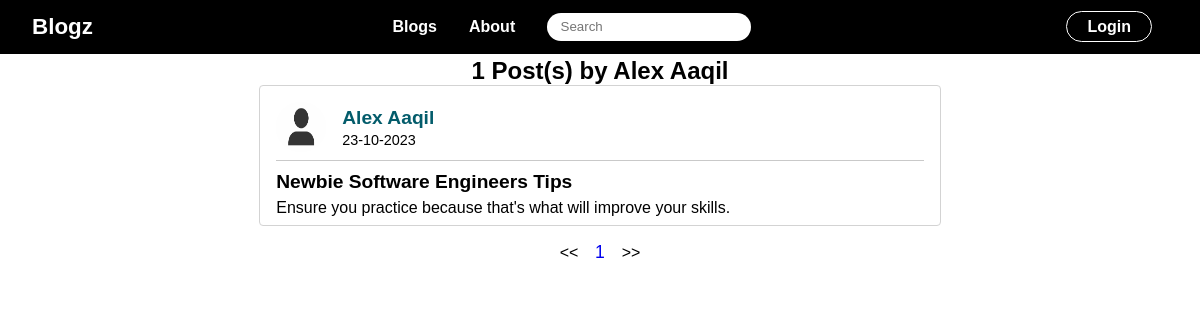
Page /user/aaqil@gmail.com on the committed database.
### blogs/models.py (models this page shows, shortened)
class User(db.Model, UserMixin):
    id = db.Column(db.Integer, primary_key=True)
    first_name = db.Column(db.String(40), nullable=False)
    last_name = db.Column(db.String(60), nullable=False)
    email_address = db.Column(db.String(120), nullable=False, unique=True)
    image_file = db.Column(db.String(20), nullable=False, default='default.jpg')
    password = db.Column(db.String(60), nullable=False)
    posts = db.relationship('Post', backref='author', lazy=True)

class Post(db.Model):
    id = db.Column(db.Integer, primary_key=True)
    title = db.Column(db.String(100), nullable=False)
    content = db.Column(db.Text, nullable=False)
    date_posted = db.Column(db.DateTime, nullable=False, default=datetime.utcnow)
    user_id = db.Column(db.Integer, db.ForeignKey('user.id'), nullable=False)

### blogs/users/routes.py (the view)
@users.route('/user/<string:email_address>')
def user_posts(email_address):
    page = request.args.get('page', 1, type=int)
    user = User.query.filter_by(email_address=email_address).first_or_404()
    posts = Post.query.filter_by(author=user).order_by(Post.date_posted.desc()).paginate(page=page, per_page=5)
    return render_template('user_posts.html', posts=posts, user=user)

### blogs/templates/user_posts.html
{% extends "layout.html" %}
{% block body %}
    <section class="Blogs">
        <h2 class="center">{{ posts.total }} Post(s) by {{ user.first_name }} {{ user.last_name }}</h2>
        {% for post in posts.items %}
            <div class="blog">
                <div class="head">
                    <img src="{{ url_for('static', filename='images/profile_pictures/' + post.author.image_file) }}" alt="Author's Picture" width="100">
                    <div>
                        <a href="{{ url_for('users.user_posts', email_address=post.author.email_address) }}">
                            {{ post.author.first_name }} {{ post.author.last_name }}
                        </a>
                        <p>{{ post.date_posted.strftime('%d-%m-%Y') }}</p>
                    </div>
                </div>
                <div class="body">
                    <h1><a href="{{ url_for('posts.post', post_id=post.id) }}">{{ post.title }}</a></h1>
                    <p class="body">{{ post.content }}</p>
                </div>
            </div>
        {% endfor %}
        <p class="pagination">&lt;&lt;
        {% for page_num in posts.iter_pages(left_edge=1, right_edge=1, left_current=1, right_current=2) %}
            {% if page_num %}
                {% if posts.page == page_num %}
                    <a class="pagination" href="{{ url_for('users.user_posts', email_address=user.email_address, page=page_num) }}">{{ page_num }}</a>
                {% else %}
                    <a class="pagination" href="{{ url_for('users.user_posts', email_address=user.email_address, page=page_num) }}">{{ page_num }}</a>
                {% endif %}
            {% else %}
                ...
            {% endif %}
        {% endfor %}
        &gt;&gt;</p>
    </section>
{% endblock body %}

### blogs/templates/layout.html (shortened to what this page needs)
<!DOCTYPE html>
<html lang="en">
<head>
    <link rel="stylesheet" href="{{ url_for('static', filename='css/styles.css') }}">
</head>
<body>
    <nav>
        <a href="{{ url_for('main.home') }}" class="brand">Blogz</a>
        <ul>
            <li><a href="{{ url_for('main.home') }}">Blogs</a></li>
            <li><a href="{{ url_for('main.about') }}">About</a></li>
            <li><input type="text" name="search" id="search" placeholder="Search"></li>
        </ul>
        <ul>
            {% if current_user.is_authenticated %}
                <li><a href="{{ url_for('posts.new_post') }}">&#43; New Post</a></li>
                <li><a href="{{ url_for('users.profile') }}">Profile</a></li>
                <li><a href="{{ url_for('users.logout') }}">Logout</a></li>
            {% else %}
                <li><a href="{{ url_for('users.login') }}" class="action_btn">Login</a></li>
            {% endif %}
        </ul>
    </nav>
    {% block body %}{% endblock %}
</body>
</html>

### blogs/static/css/styles.css (style rules this page uses)
* { padding: 0; margin: 0; box-sizing: border-box; font-family: sans-serif; }
a { text-decoration: none; }
section { padding: 0.2em 2em; }
.center { text-align: center; }
nav { background: black; padding: 0.8em 2em; display: flex; justify-content: space-between; align-items: center; }
nav a { color: #fff; font-weight: 600; }
nav ul { list-style: none; display: flex; align-items: center; }
nav ul li { margin: 0 1em; }
nav ul li input { padding: 0.5em 1em; border: none; border-radius: 32px; }
nav .brand { font-size: 1.4em; font-weight: bold; }
nav .action_btn { border: 1px solid #fff; border-radius: 32px; padding: 6px 20px; }
.Blogs .blog { border: 1px solid rgb(211, 211, 211); border-radius: 4px; padding: 0.5em 1em; width: 60%; margin: 0 auto 1em; }
.Blogs .blog .head { border-bottom: 1px solid rgb(201, 201, 201); padding: 0.5em 0; display: flex; align-items: center; gap: 1em; }
.Blogs .blog .head img { border-radius: 50%; width: 50px; aspect-ratio: 1; }
.Blogs .blog .head div a { font-size: 1.2em; font-weight: 550; text-decoration: none; color: #035c6b; }
.Blogs .blog .head div p, .Blogs .blog .head div span { font-size: 0.9em; margin: 0.2em 0 0; font-weight: 300; }
.Blogs .blog .body h1 { margin: 0.2em 0; }
.Blogs .blog .body h1 a { color: #000; font-size: 0.8em; }
.Blogs .pagination { width: 60%; margin: auto; text-align: center; }
.Blogs .pagination a { font-size: 1.1em; padding: 0.2em; margin: 0 0.5em; }

### rows in the picture
User: first_name "Alex", last_name "Aaqil"
Post: image_file (placeholder picture), author.first_name "Alex", author.last_name "Aaqil", date_posted "23-10-2023", title "Newbie Software Engineers Tips", content "Ensure you practice because that's what will improve your skills."

### other values in the picture
{{ posts.total }} "1"
{{ page_num }} "1"
